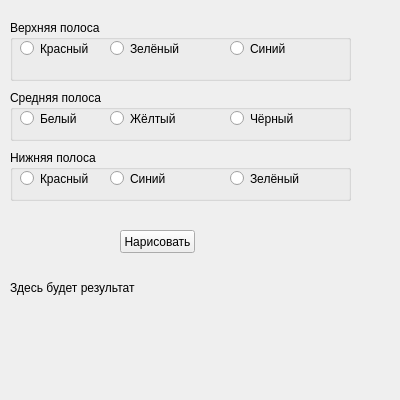
<?xml version="1.0" encoding="UTF-8"?>
<ui version="4.0">
 <class>Form</class>
 <widget class="QWidget" name="Form">
  <property name="geometry">
   <rect>
    <x>0</x>
    <y>0</y>
    <width>400</width>
    <height>400</height>
   </rect>
  </property>
  <property name="minimumSize">
   <size>
    <width>400</width>
    <height>400</height>
   </size>
  </property>
  <property name="maximumSize">
   <size>
    <width>400</width>
    <height>400</height>
   </size>
  </property>
  <property name="windowTitle">
   <string>Текстовый флаг</string>
  </property>
  <widget class="QGroupBox" name="groupBox">
   <property name="geometry">
    <rect>
     <x>10</x>
     <y>20</y>
     <width>341</width>
     <height>61</height>
    </rect>
   </property>
   <property name="title">
    <string>Верхняя полоса</string>
   </property>
   <widget class="QRadioButton" name="radioButton">
    <property name="geometry">
     <rect>
      <x>10</x>
      <y>20</y>
      <width>82</width>
      <height>17</height>
     </rect>
    </property>
    <property name="text">
     <string>Красный</string>
    </property>
   </widget>
   <widget class="QRadioButton" name="radioButton_2">
    <property name="geometry">
     <rect>
      <x>100</x>
      <y>20</y>
      <width>82</width>
      <height>17</height>
     </rect>
    </property>
    <property name="text">
     <string>Зелёный</string>
    </property>
   </widget>
   <widget class="QRadioButton" name="radioButton_3">
    <property name="geometry">
     <rect>
      <x>220</x>
      <y>20</y>
      <width>82</width>
      <height>17</height>
     </rect>
    </property>
    <property name="text">
     <string>Синий</string>
    </property>
   </widget>
  </widget>
  <widget class="QGroupBox" name="groupBox_2">
   <property name="geometry">
    <rect>
     <x>10</x>
     <y>90</y>
     <width>341</width>
     <height>51</height>
    </rect>
   </property>
   <property name="title">
    <string>Средняя полоса</string>
   </property>
   <widget class="QRadioButton" name="radioButton_4">
    <property name="geometry">
     <rect>
      <x>10</x>
      <y>20</y>
      <width>82</width>
      <height>17</height>
     </rect>
    </property>
    <property name="text">
     <string>Белый</string>
    </property>
   </widget>
   <widget class="QRadioButton" name="radioButton_5">
    <property name="geometry">
     <rect>
      <x>100</x>
      <y>20</y>
      <width>82</width>
      <height>17</height>
     </rect>
    </property>
    <property name="text">
     <string>Жёлтый</string>
    </property>
   </widget>
   <widget class="QRadioButton" name="radioButton_6">
    <property name="geometry">
     <rect>
      <x>220</x>
      <y>20</y>
      <width>82</width>
      <height>17</height>
     </rect>
    </property>
    <property name="text">
     <string>Чёрный</string>
    </property>
   </widget>
  </widget>
  <widget class="QGroupBox" name="groupBox_3">
   <property name="geometry">
    <rect>
     <x>10</x>
     <y>150</y>
     <width>341</width>
     <height>51</height>
    </rect>
   </property>
   <property name="title">
    <string>Нижняя полоса</string>
   </property>
   <widget class="QRadioButton" name="radioButton_7">
    <property name="geometry">
     <rect>
      <x>10</x>
      <y>20</y>
      <width>82</width>
      <height>17</height>
     </rect>
    </property>
    <property name="text">
     <string>Красный</string>
    </property>
   </widget>
   <widget class="QRadioButton" name="radioButton_8">
    <property name="geometry">
     <rect>
      <x>100</x>
      <y>20</y>
      <width>82</width>
      <height>17</height>
     </rect>
    </property>
    <property name="text">
     <string>Синий</string>
    </property>
   </widget>
   <widget class="QRadioButton" name="radioButton_9">
    <property name="geometry">
     <rect>
      <x>220</x>
      <y>20</y>
      <width>82</width>
      <height>17</height>
     </rect>
    </property>
    <property name="text">
     <string>Зелёный</string>
    </property>
   </widget>
  </widget>
  <widget class="QPushButton" name="pushButton">
   <property name="geometry">
    <rect>
     <x>120</x>
     <y>230</y>
     <width>75</width>
     <height>23</height>
    </rect>
   </property>
   <property name="text">
    <string>Нарисовать</string>
   </property>
  </widget>
  <widget class="QLabel" name="label">
   <property name="geometry">
    <rect>
     <x>10</x>
     <y>280</y>
     <width>191</width>
     <height>16</height>
    </rect>
   </property>
   <property name="text">
    <string>Здесь будет результат</string>
   </property>
  </widget>
  <zorder>groupBox_3</zorder>
  <zorder>groupBox_2</zorder>
  <zorder>label</zorder>
  <zorder>pushButton</zorder>
  <zorder>groupBox</zorder>
 </widget>
 <resources/>
 <connections/>
</ui>
